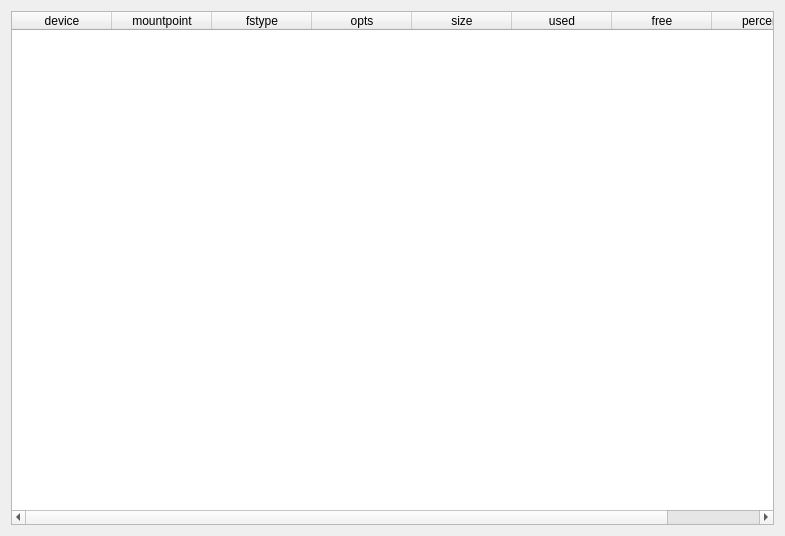
<?xml version="1.0" encoding="UTF-8"?>
<ui version="4.0">
 <class>disk_info</class>
 <widget class="QWidget" name="disk_info">
  <property name="geometry">
   <rect>
    <x>0</x>
    <y>0</y>
    <width>785</width>
    <height>536</height>
   </rect>
  </property>
  <property name="windowTitle">
   <string>Form</string>
  </property>
  <layout class="QGridLayout" name="gridLayout_2">
   <item row="0" column="0">
    <layout class="QGridLayout" name="gridLayout">
     <item row="0" column="0">
      <widget class="QTableWidget" name="diskTable">
       <property name="sizeAdjustPolicy">
        <enum>QAbstractScrollArea::AdjustToContents</enum>
       </property>
       <property name="editTriggers">
        <set>QAbstractItemView::NoEditTriggers</set>
       </property>
       <property name="dragEnabled">
        <bool>true</bool>
       </property>
       <property name="alternatingRowColors">
        <bool>true</bool>
       </property>
       <property name="sortingEnabled">
        <bool>true</bool>
       </property>
       <attribute name="horizontalHeaderCascadingSectionResizes">
        <bool>true</bool>
       </attribute>
       <attribute name="horizontalHeaderStretchLastSection">
        <bool>true</bool>
       </attribute>
       <attribute name="verticalHeaderCascadingSectionResizes">
        <bool>true</bool>
       </attribute>
       <attribute name="verticalHeaderShowSortIndicator" stdset="0">
        <bool>true</bool>
       </attribute>
       <column>
        <property name="text">
         <string>device</string>
        </property>
       </column>
       <column>
        <property name="text">
         <string>mountpoint</string>
        </property>
       </column>
       <column>
        <property name="text">
         <string>fstype</string>
        </property>
       </column>
       <column>
        <property name="text">
         <string>opts</string>
        </property>
       </column>
       <column>
        <property name="text">
         <string>size</string>
        </property>
       </column>
       <column>
        <property name="text">
         <string>used</string>
        </property>
       </column>
       <column>
        <property name="text">
         <string>free</string>
        </property>
       </column>
       <column>
        <property name="text">
         <string>percent</string>
        </property>
       </column>
      </widget>
     </item>
    </layout>
   </item>
  </layout>
 </widget>
 <resources/>
 <connections/>
</ui>
